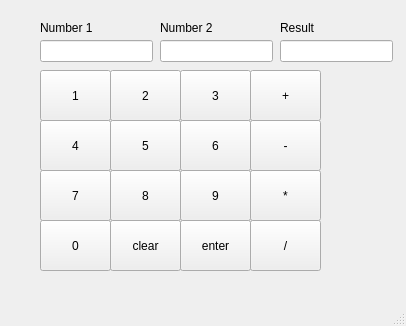
<?xml version="1.0" encoding="UTF-8"?>
<ui version="4.0">
 <class>MainWindow</class>
 <widget class="QMainWindow" name="MainWindow">
  <property name="geometry">
   <rect>
    <x>0</x>
    <y>0</y>
    <width>406</width>
    <height>326</height>
   </rect>
  </property>
  <property name="windowTitle">
   <string>MainWindow</string>
  </property>
  <widget class="QWidget" name="centralwidget">
   <widget class="QPushButton" name="N1">
    <property name="geometry">
     <rect>
      <x>40</x>
      <y>70</y>
      <width>71</width>
      <height>51</height>
     </rect>
    </property>
    <property name="text">
     <string>1</string>
    </property>
   </widget>
   <widget class="QPushButton" name="N2">
    <property name="geometry">
     <rect>
      <x>110</x>
      <y>70</y>
      <width>71</width>
      <height>51</height>
     </rect>
    </property>
    <property name="text">
     <string>2</string>
    </property>
   </widget>
   <widget class="QPushButton" name="N3">
    <property name="geometry">
     <rect>
      <x>180</x>
      <y>70</y>
      <width>71</width>
      <height>51</height>
     </rect>
    </property>
    <property name="text">
     <string>3</string>
    </property>
   </widget>
   <widget class="QPushButton" name="N4">
    <property name="geometry">
     <rect>
      <x>40</x>
      <y>120</y>
      <width>71</width>
      <height>51</height>
     </rect>
    </property>
    <property name="text">
     <string>4</string>
    </property>
   </widget>
   <widget class="QPushButton" name="N5">
    <property name="geometry">
     <rect>
      <x>110</x>
      <y>120</y>
      <width>71</width>
      <height>51</height>
     </rect>
    </property>
    <property name="text">
     <string>5</string>
    </property>
   </widget>
   <widget class="QPushButton" name="N6">
    <property name="geometry">
     <rect>
      <x>180</x>
      <y>120</y>
      <width>71</width>
      <height>51</height>
     </rect>
    </property>
    <property name="text">
     <string>6</string>
    </property>
   </widget>
   <widget class="QPushButton" name="N7">
    <property name="geometry">
     <rect>
      <x>40</x>
      <y>170</y>
      <width>71</width>
      <height>51</height>
     </rect>
    </property>
    <property name="text">
     <string>7</string>
    </property>
   </widget>
   <widget class="QPushButton" name="N8">
    <property name="geometry">
     <rect>
      <x>110</x>
      <y>170</y>
      <width>71</width>
      <height>51</height>
     </rect>
    </property>
    <property name="text">
     <string>8</string>
    </property>
   </widget>
   <widget class="QPushButton" name="N9">
    <property name="geometry">
     <rect>
      <x>180</x>
      <y>170</y>
      <width>71</width>
      <height>51</height>
     </rect>
    </property>
    <property name="text">
     <string>9</string>
    </property>
   </widget>
   <widget class="QPushButton" name="N0">
    <property name="geometry">
     <rect>
      <x>40</x>
      <y>220</y>
      <width>71</width>
      <height>51</height>
     </rect>
    </property>
    <property name="text">
     <string>0</string>
    </property>
   </widget>
   <widget class="QPushButton" name="clear">
    <property name="geometry">
     <rect>
      <x>110</x>
      <y>220</y>
      <width>71</width>
      <height>51</height>
     </rect>
    </property>
    <property name="text">
     <string>clear</string>
    </property>
   </widget>
   <widget class="QPushButton" name="enter">
    <property name="geometry">
     <rect>
      <x>180</x>
      <y>220</y>
      <width>71</width>
      <height>51</height>
     </rect>
    </property>
    <property name="text">
     <string>enter</string>
    </property>
   </widget>
   <widget class="QLabel" name="label1">
    <property name="geometry">
     <rect>
      <x>40</x>
      <y>20</y>
      <width>81</width>
      <height>16</height>
     </rect>
    </property>
    <property name="text">
     <string>Number 1</string>
    </property>
   </widget>
   <widget class="QLabel" name="label2">
    <property name="geometry">
     <rect>
      <x>160</x>
      <y>20</y>
      <width>81</width>
      <height>16</height>
     </rect>
    </property>
    <property name="text">
     <string>Number 2</string>
    </property>
   </widget>
   <widget class="QLabel" name="label3">
    <property name="geometry">
     <rect>
      <x>280</x>
      <y>20</y>
      <width>81</width>
      <height>16</height>
     </rect>
    </property>
    <property name="text">
     <string>Result</string>
    </property>
   </widget>
   <widget class="QLineEdit" name="num1">
    <property name="geometry">
     <rect>
      <x>40</x>
      <y>40</y>
      <width>113</width>
      <height>22</height>
     </rect>
    </property>
   </widget>
   <widget class="QLineEdit" name="num2">
    <property name="geometry">
     <rect>
      <x>160</x>
      <y>40</y>
      <width>113</width>
      <height>22</height>
     </rect>
    </property>
   </widget>
   <widget class="QLineEdit" name="result">
    <property name="geometry">
     <rect>
      <x>280</x>
      <y>40</y>
      <width>113</width>
      <height>22</height>
     </rect>
    </property>
   </widget>
   <widget class="QPushButton" name="add">
    <property name="geometry">
     <rect>
      <x>250</x>
      <y>70</y>
      <width>71</width>
      <height>51</height>
     </rect>
    </property>
    <property name="text">
     <string>+</string>
    </property>
   </widget>
   <widget class="QPushButton" name="sub">
    <property name="geometry">
     <rect>
      <x>250</x>
      <y>120</y>
      <width>71</width>
      <height>51</height>
     </rect>
    </property>
    <property name="text">
     <string>-</string>
    </property>
   </widget>
   <widget class="QPushButton" name="mul">
    <property name="geometry">
     <rect>
      <x>250</x>
      <y>170</y>
      <width>71</width>
      <height>51</height>
     </rect>
    </property>
    <property name="text">
     <string>*</string>
    </property>
   </widget>
   <widget class="QPushButton" name="div">
    <property name="geometry">
     <rect>
      <x>250</x>
      <y>220</y>
      <width>71</width>
      <height>51</height>
     </rect>
    </property>
    <property name="text">
     <string>/</string>
    </property>
   </widget>
  </widget>
  <widget class="QMenuBar" name="menubar">
   <property name="geometry">
    <rect>
     <x>0</x>
     <y>0</y>
     <width>406</width>
     <height>22</height>
    </rect>
   </property>
  </widget>
  <widget class="QStatusBar" name="statusbar"/>
 </widget>
 <resources/>
 <connections/>
</ui>
